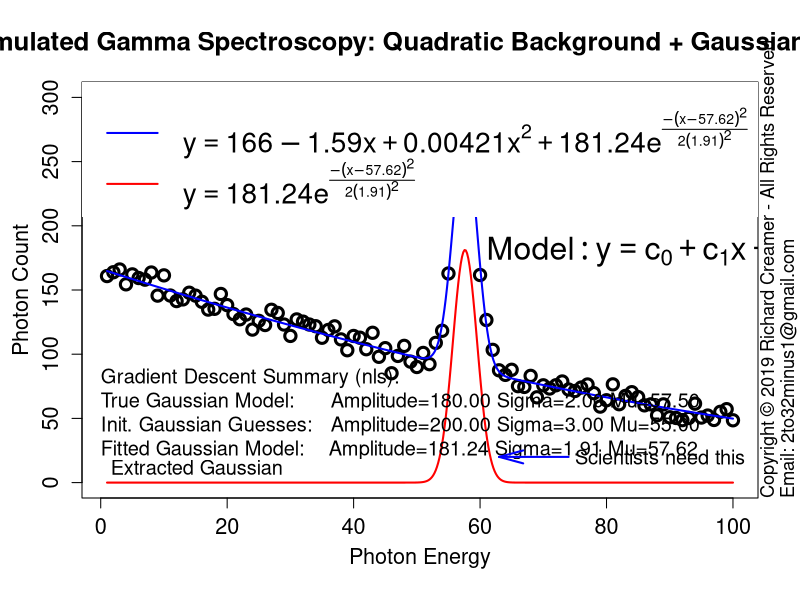

Here is the R script that generated this plot:
##############################################################
### Copyright (c) Richard Creamer 2019 - All Rights Reserved
### Inquiries: email 2to32minus1@gmail.com
##############################################################

### Globals
fontScale = 1.2    # Global font size variable
lf        = 1.2    # Enlarge font of plot labels
verbose   = FALSE  # Verbose printing
lw        = 2      # Line width
xMargin   = 1      # X-axis margin for plots
yMargin   = 1      # Y-axis margin for plots
de        = 0.01   # Small constant for estimating derivatives numerically
smlPts    = 1      # Small  data point/circle
medPts    = 1.5    # Medium data point/circle
lrgPts    = 2.0    # Large  data point/circle

### Run this function to generate this plot
runFunc = function() {
	dw = 1000
	dh = 750	
	path = "D:/Code/R/LeastSquaresPlay/PlotsAndAssocCode/Plot21/"
	savePngVerbose( paste(path, "Plot21.png", sep=""), fitGaussNls, w=1280, h=800, un="px" )
}

### Play with non-linear curve fitting using nlm() built-in optimizer
fitGaussNls = function() {
	set.seed( 3 )
	trueMu = 57.5
	trueSigma = 2
	truePeakHt = 180
	tuple = getSimGammaData( mu=trueMu, sigma=trueSigma, peakHt=truePeakHt )
	x = tuple$x
	y = tuple$y
	data = data.frame( x, y )
	guesses = list( c0=150, c1=-1, c2=0.3, peakHt=200, sigma=3, mu=55 )
	f = y ~ c0 + c1*x + c2*x^2 + gauss(x, mu, sigma, peakHt)
	model= nls( f, data, start=guesses )
	coeff = coef( model )
	c0 = coeff["c0"]
	c1 = coeff["c1"]
	c2 = coeff["c2"]
	peakHt = coeff["peakHt"]
	sigma = coeff["sigma"]
	mu = coeff["mu"]
	xPred = seq( x[1], x[length(x)], length.out=500 )
	yPred = evalGammaFunc( xPred, c0, c1, c2, mu, sigma, peakHt )
	xLab = "Photon Energy"
	yLab = "Photon Count"
	plotTitle = paste( "Simulated Gamma Spectroscopy: Quadratic Background + Gaussian Peak" )
	plot( x, y, ylim=c(0,300), main=plotTitle, xlab="", ylab="", cex.lab=lf, cex=medPts, lwd=lw+1, cex.axis=1.3, cex.main=1.3*fontScale )
	addAxisLabels( xLabel=xLab, yLabel=yLab )	
	lines( xPred, yPred, col="blue",lwd=lw )
	yGauss = gauss( xPred, mu, sigma, peakHt )
	lines( xPred, yGauss, col="red", lwd=lw )
	text( 0, 10, "Extracted Gaussian", pos=4, cex=fontScale, pch=15 )
	legLine1 = paste( "y ==", quadPlusGaussianMathText(c0,c1,c2,peakHt,sigma, mu), sep="" )
	legLine2 = paste( "y ==", getGaussianMathText( peakHt, sigma, mu ), sep="" )
	legLines = c( parse(text=legLine1), parse(text=legLine2) )
	legCols = c( "blue", "red"  )
	legend( "topleft", legend=legLines, col=legCols, lwd=lw, cex=1.4*fontScale, inset=c(.0,.0),box.col="transparent" )
	textLine0 = "Gradient Descent Summary (nls):"
	textLine1 = sprintf( "True Gaussian Model:      Amplitude=%.2f Sigma=%.2f Mu=%.2f", truePeakHt, trueSigma, trueMu )
	textLine2 = sprintf( "Init. Gaussian Guesses:   Amplitude=%.2f Sigma=%.2f Mu=%.2f", guesses$peakHt, guesses$sigma, guesses$mu )
	textLine3 = sprintf( "Fitted Gaussian Model:    Amplitude=%.2f Sigma=%.2f Mu=%.2f", peakHt, sigma, mu )
	textLines = paste( textLine0, "\n", textLine1, "\n", textLine2, "\n", textLine3, sep="" )
	text( 0, 55, textLines, cex=fontScale,adj=0 )
	text( 75, 20, "Scientists need this", adj=0, cex=fontScale )
	mathText = "Model:  y == c[0] + c[1]*x + c[2]*x^2 + a*e^frac(-(x-mu)^2,2*sigma^2)"
	text( 61, 190, parse(text=mathText), cex=1.6*fontScale, adj=0 )
	arrows( 74, 20, 63, 20,col="blue",lwd=lw, angle=15 )
}

### Get simulated Gamma plot data: x[], y[]
getSimGammaData = function( mu=mu, sigma=sigma, peakHt=peakHt) {
	bkgCoeff = getQuadraticBkgCoeff()
	x = 1:100
	y = bkgPlusGaussian( x, bkgCoeff, mu, sigma, peakHt )
	return( list(x=x, y=y ) )
}

### Get quadratic + gaussian math-renderable text string; must call parse() on ret val
quadPlusGaussianMathText = function( c0, c1, c2, ampl, sigma, mu ) {
	polyStr = prettyPoly( c(c0, c1, c2) )
	expStr = getGaussianMathText( ampl, sigma, mu )
	retStr = paste( polyStr, "+", expStr, sep="" )
	return( retStr )
}

### Get gaussian math-renderable text string; must call parse() on ret val
getGaussianMathText = function( ampl, sigma, mu ) {
	if ( mu == 0 ) {
		expStr = sprintf( "%.2f*e^frac(-x^2, 2*(%.2f)^2)", ampl, sigma )		
	}
	else {
		expStr = sprintf( "%.2f*e^frac(-(x-%.2f)^2,2*(%.2f)^2)", ampl, mu, sigma )
	}
	return( expStr )
}

### Return coeff for a cubic polynomial simulating gamma background curve
getQuadraticBkgCoeff = function(drawPlot = FALSE) {
	x = c( 0, 20, 40, 80, 100 )
	y = c( 170, 135, 110, 65, 50 )
	lmFit = lm( y ~ x + I(x^2) )
	quadCoeff = lmFit$coefficients
	if ( drawPlot ) {
		plot( x, y, xlim=c(0, 100), ylim=c(0,350), cex.lab=lf, xlab="", ylab="" )
		addAxisLabels()	
		xPred = seq( x[1], x[length(x)], length.out=200 )
		yPred = evalPoly( xPred, quadCoeff )
		lines( xPred, yPred, col=4, lwd=lw )
	}
	return( quadCoeff ) # coefficients of fitted 2nd order polynomial
}

### Cubic background + gaussian peak function
bkgPlusGaussian = function( x, bkgCoeff, mu, sigma, peakHt ) {
	set.seed( 3 )
	return( evalPoly( x, bkgCoeff ) + 		        # background
				gauss( x, mu, sigma, peakHt ) +     # Gaussian
				rnorm( length(x), sd=7 ) )          # random noise
}

### Get simulated Gamma plot data: x[], y[]
getSimGammaData = function( mu=mu, sigma=sigma, peakHt=peakHt) {
	bkgCoeff = getQuadraticBkgCoeff()
	x = 1:100
	y = bkgPlusGaussian( x, bkgCoeff, mu, sigma, peakHt )
	return( list(x=x, y=y ) )
}

### Gaussian function
gauss = function( x, mu, sigma, peakHt ) {
	return( peakHt * exp( -0.5 * ((x-mu)/sigma)^2 ) )
}

### Get simulated Gamma plot data: x[], y[]
getSimGammaData = function( mu=mu, sigma=sigma, peakHt=peakHt) {
	bkgCoeff = getQuadraticBkgCoeff()
	x = 1:100
	y = bkgPlusGaussian( x, bkgCoeff, mu, sigma, peakHt )
	return( list(x=x, y=y ) )
}

### Evaluate gamma sim given x and curve params
evalGammaFunc = function( x, quadC0, quadC1, quadC2, mu, sigma, peakHt ) {
	return( evalPoly( x, c(quadC0, quadC1, quadC2) ) + gauss( x, mu, sigma, peakHt ) )
}

### Compute f(x) for a polynomial and a vector of x-coordinates
evalPoly = function( x, coeff ) {
	if ( length( coeff ) < 1 ) return( c(0) )  	
	termSum = 0
	for ( i in 1:length(coeff) ) {
		termSum = termSum + coeff[i] * x^(i-1)
	}
	return( termSum )
}

### Return string suitable for plot titles with actual exponents (not '^')
### Examples: [ "1.23", "1.23-2.21x", "1.23-2.21x+4.98x^2" ]
prettyPoly = function( coeff, nSigFigs=3, wrapLimit=3 ) {
	rc = signif( coeff, nSigFigs )
	numTerms = length( coeff )
	terms = c()
	for ( termNum in 1:numTerms ) {
		if ( termNum == 1 ) {
			s = paste( rc[termNum], sep="" )
		} else {
			s = paste( abs(rc[termNum]), sep="" )
		}
		if ( termNum > 1 )
			s = paste( s, "*x", sep="" )
		if ( termNum > 2 )
			s = paste( s, "^", (termNum-1), sep="" )
		terms[ length(terms) + 1 ] = s
	}
	wrapLines = list()
	catStr = ""
	for ( termNum in 1:numTerms ) {
		if ( termNum > 1 && ( termNum - 1 ) %% wrapLimit == 0 ) {
			wrapLines[length(wrapLines) + 1] = catStr
			catStr = ""
		}
		if ( termNum == 1 ) {
			catStr = paste( catStr, terms[termNum], sep="" )
		} else {
			if ( rc[termNum] < 0 ) {
				catStr = paste( catStr, " - ", terms[termNum], sep="" )
			} else {
				catStr = paste( catStr, " + ", terms[termNum], sep="" )
			}
		}
	}
	if ( catStr != "" )
		wrapLines[length(wrapLines) + 1] = catStr
	return( wrapLines )
}

### Convience method to add x/y axis labels
addAxisLabels = function( xLabel="x", yLabel="y", cexVal=1.3 ) {
	mtext( text=xLabel, side=1, line=2.5, cex=cexVal )
	mtext( text=yLabel, side=2, line=2.5, cex=cexVal )
}

### Save to PNG file, specify width and height
savePngVerbose = function( path, plotFunc, w=512, h=512, un="px", doCopyright=TRUE, ... ) {
	png( filename = path, type="cairo", units=un, width=w, height=h, pointsize=12, res=96 )
	plotFunc( ... )
	if ( doCopyright )
		addCopyright()
	dev.off()
}

### Add copyright notice to plot via text()
addCopyright = function() {
	mtext( "Copyright \uA9 2019 Richard Creamer - All Rights Reserved", side=4, line=0, adj=0, cex=1.1 )
	mtext( "Email: 2to32minus1@gmail.com", side=4, line=1, adj=0, cex=1.1 )
}

runFunc()
